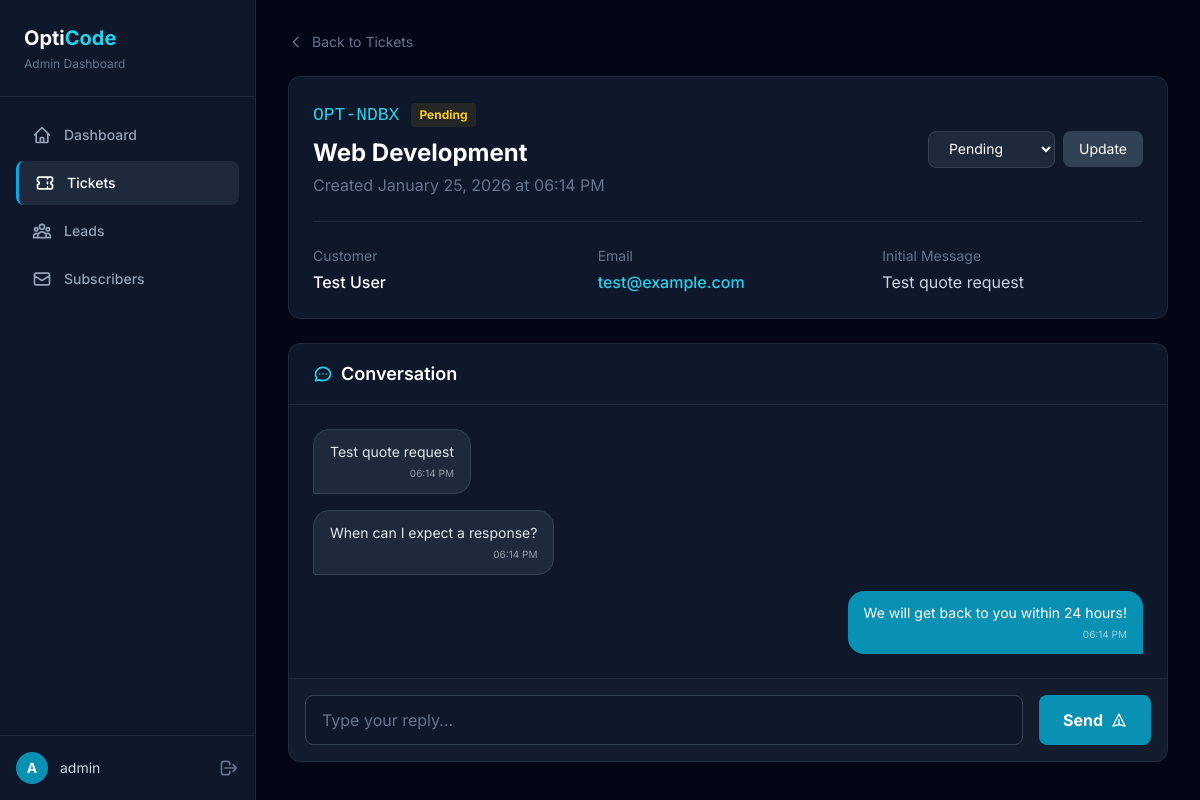
The app's page /admin/tickets/OPT-NDBX (signed in) with its own data.
### app/models/message.py (models this page shows, shortened)
class Message(db.Model):
    __tablename__ = 'messages'
    id = db.Column(db.Integer, primary_key=True)
    ticket_id = db.Column(db.Integer, db.ForeignKey('tickets.id'), nullable=False, index=True)
    sender = db.Column(db.String(20), nullable=False)  # 'user' or 'admin'
    message = db.Column(db.Text, nullable=False)
    created_at = db.Column(db.DateTime, default=datetime.utcnow, nullable=False)
    SENDER_USER = 'user'
    SENDER_ADMIN = 'admin'

### app/models/ticket.py (models this page shows, shortened)
class Ticket(db.Model):
    __tablename__ = 'tickets'
    id = db.Column(db.Integer, primary_key=True)
    ticket_id = db.Column(db.String(20), unique=True, nullable=False, index=True)
    name = db.Column(db.String(100), nullable=False)
    email = db.Column(db.String(120), nullable=False)
    project_type = db.Column(db.String(50), nullable=False)
    message = db.Column(db.Text, nullable=False)
    status = db.Column(db.String(20), default='Pending', nullable=False)
    created_at = db.Column(db.DateTime, default=datetime.utcnow, nullable=False)
    updated_at = db.Column(db.DateTime, default=datetime.utcnow, onupdate=datetime.utcnow)
    messages = db.relationship('Message', backref='ticket', lazy='dynamic', cascade='all, delete-orphan')
    STATUS_PENDING = 'Pending'
    STATUS_ACCEPTED = 'Accepted'
    STATUS_RUNNING = 'Running'
    STATUS_COMPLETED = 'Completed'
    STATUS_CANCELLED = 'Cancelled'
    VALID_STATUSES = [STATUS_PENDING, STATUS_ACCEPTED, STATUS_RUNNING, STATUS_COMPLETED, STATUS_CANCELLED]

### app/routes/admin.py (the view)
@admin_bp.route('/tickets/<ticket_id>')
@login_required
def ticket_detail(ticket_id):
    ticket = Ticket.query.filter_by(ticket_id=ticket_id.upper()).first_or_404()
    messages = Message.query.filter_by(ticket_id=ticket.id).order_by(Message.created_at.asc()).all()
    return render_template('ticket_detail.html',
        ticket=ticket,
        messages=messages
    )

### app/routes/auth.py (called while the page is built)
def login_required(f):
    @wraps(f)
    def decorated_function(*args, **kwargs):
        if not session.get('admin_logged_in'):
            flash('Please log in to access the admin panel.', 'warning')
            return redirect(url_for('auth.login', next=request.url))
        return f(*args, **kwargs)
    return decorated_function

### app/templates/ticket_detail.html (shortened to what this page needs)
{% extends "base.html" %}
{% block content %}
<div class="space-y-6">
    <a href="{{ url_for('admin.tickets') }}" class="text-slate-500 hover:text-white text-sm flex items-center gap-2">
        <svg class="w-4 h-4" fill="none" stroke="currentColor" viewBox="0 0 24 24">
            <path stroke-linecap="round" stroke-linejoin="round" stroke-width="2" d="M15 19l-7-7 7-7"></path>
        </svg>
        Back to Tickets
    </a>
    <div class="bg-slate-900 border border-slate-800 rounded-xl p-6">
        <div class="flex flex-col md:flex-row md:items-center md:justify-between gap-4">
            <div>
                <div class="flex items-center gap-3">
                    <span class="font-mono text-cyan-400 text-lg">{{ ticket.ticket_id }}</span>
                    <span class="px-2 py-1 rounded text-xs font-bold
                        {% if ticket.status == 'Pending' %}bg-yellow-500/10 text-yellow-400
                        {% elif ticket.status == 'Accepted' %}bg-green-500/10 text-green-400
                        {% elif ticket.status == 'Running' %}bg-blue-500/10 text-blue-400
                        {% elif ticket.status == 'Completed' %}bg-slate-500/10 text-slate-400
                        {% else %}bg-red-500/10 text-red-400{% endif %}">
                        {{ ticket.status }}
                    </span>
                </div>
                <h1 class="text-2xl font-bold text-white mt-2">{{ ticket.project_type }}</h1>
                <p class="text-slate-500 mt-1">Created {{ ticket.created_at.strftime('%B %d, %Y at %I:%M %p') }}</p>
            </div>
            <form method="POST" action="{{ url_for('admin.ticket_status', ticket_id=ticket.ticket_id) }}"
                class="flex items-center gap-2">
                <select name="status"
                    class="bg-slate-800 border border-slate-700 rounded-lg px-4 py-2 text-white text-sm focus:outline-none focus:border-cyan-500">
                    <option value="Pending" {% if ticket.status=='Pending' %}selected{% endif %}>Pending</option>
                </select>
                <button type="submit"
                    class="bg-slate-700 hover:bg-slate-600 text-white px-4 py-2 rounded-lg text-sm transition-colors">
                    Update
                </button>
            </form>
        </div>
        <div class="mt-6 pt-6 border-t border-slate-800 grid grid-cols-1 md:grid-cols-3 gap-6">
            <div>
                <p class="text-slate-500 text-sm">Customer</p>
                <p class="text-white font-medium mt-1">{{ ticket.name }}</p>
            </div>
            <div>
                <p class="text-slate-500 text-sm">Email</p>
                <a href="mailto:{{ ticket.email }}" class="text-cyan-400 hover:text-cyan-300 font-medium mt-1 block">{{
                    ticket.email }}</a>
            </div>
            <div>
                <p class="text-slate-500 text-sm">Initial Message</p>
                <p class="text-slate-300 mt-1">{{ ticket.message[:100] }}</p>
            </div>
        </div>
    </div>
    <div class="bg-slate-900 border border-slate-800 rounded-xl overflow-hidden">
        <div class="px-6 py-4 border-b border-slate-800">
            <h2 class="text-lg font-semibold text-white flex items-center gap-2">
                Conversation
            </h2>
        </div>
        <div class="p-6 space-y-4 max-h-[500px] overflow-y-auto" id="messages-container">
            {% for message in messages %}
            <div class="flex {% if message.sender == 'admin' %}justify-end{% else %}justify-start{% endif %}">
                <div class="max-w-[70%] rounded-2xl px-4 py-3
                    {% if message.sender == 'admin' %}bg-cyan-600 text-white rounded-br-none
                    {% else %}bg-slate-800 text-slate-200 rounded-bl-none border border-slate-700{% endif %}">
                    <div class="text-sm">{{ message.message }}</div>
                    <div class="text-[10px] opacity-60 mt-1 text-right">
                        {{ message.created_at.strftime('%I:%M %p') }}
                    </div>
                </div>
            </div>
            {% else %}
            <div class="text-center text-slate-600 py-8">
                No messages yet.
            </div>
            {% endfor %}
        </div>
        <div class="p-4 border-t border-slate-800 bg-slate-800/30">
            <form method="POST" action="{{ url_for('admin.ticket_reply', ticket_id=ticket.ticket_id) }}"
                class="flex gap-4">
                <input type="text" name="message" placeholder="Type your reply..." required
                    class="flex-grow bg-slate-900 border border-slate-700 rounded-lg px-4 py-3 text-white
                           placeholder-slate-500 focus:outline-none focus:border-cyan-500 focus:ring-1 focus:ring-cyan-500">
                <button type="submit"
                    class="bg-cyan-600 hover:bg-cyan-500 text-white font-bold px-6 py-3 rounded-lg transition-colors flex items-center gap-2">
                    <span>Send</span>
                    <svg class="w-4 h-4" fill="none" stroke="currentColor" viewBox="0 0 24 24">
                        <path stroke-linecap="round" stroke-linejoin="round" stroke-width="2"
                            d="M12 19l9 2-9-18-9 18 9-2zm0 0v-8"></path>
                    </svg>
                </button>
            </form>
        </div>
    </div>
</div>
{% endblock %}

### app/templates/base.html (shortened to what this page needs)
<!DOCTYPE html>
<html lang="en">
<head>
    <script src="https://cdn.tailwindcss.com"></script>
</head>
<body class="bg-slate-950 text-slate-300 font-sans min-h-screen">
    {% if session.get('admin_logged_in') %}
    <div class="flex min-h-screen">
        <aside class="w-64 bg-slate-900 border-r border-slate-800 fixed h-full">
            <div class="p-6 border-b border-slate-800">
                <a href="{{ url_for('admin.dashboard') }}" class="flex items-center gap-2">
                    <span class="text-xl font-bold text-white">Opti<span class="text-cyan-400">Code</span></span>
                </a>
                <p class="text-xs text-slate-500 mt-1">Admin Dashboard</p>
            </div>
            <nav class="p-4 space-y-1">
                <a href="{{ url_for('admin.dashboard') }}"
                    class="sidebar-link flex items-center gap-3 px-4 py-3 rounded-lg text-sm font-medium transition-colors
                          {% if request.endpoint == 'admin.dashboard' %}active text-white{% else %}text-slate-400{% endif %}">
                    <svg class="w-5 h-5" fill="none" stroke="currentColor" viewBox="0 0 24 24">
                        <path stroke-linecap="round" stroke-linejoin="round" stroke-width="2"
                            d="M3 12l2-2m0 0l7-7 7 7M5 10v10a1 1 0 001 1h3m10-11l2 2m-2-2v10a1 1 0 01-1 1h-3m-6 0a1 1 0 001-1v-4a1 1 0 011-1h2a1 1 0 011 1v4a1 1 0 001 1m-6 0h6">
                        </path>
                    </svg>
                    Dashboard
                </a>
                <a href="{{ url_for('admin.tickets') }}" class="sidebar-link flex items-center gap-3 px-4 py-3 rounded-lg text-sm font-medium transition-colors
                          {% if 'ticket' in request.endpoint %}active text-white{% else %}text-slate-400{% endif %}">
                    <svg class="w-5 h-5" fill="none" stroke="currentColor" viewBox="0 0 24 24">
                        <path stroke-linecap="round" stroke-linejoin="round" stroke-width="2"
                            d="M15 5v2m0 4v2m0 4v2M5 5a2 2 0 00-2 2v3a2 2 0 110 4v3a2 2 0 002 2h14a2 2 0 002-2v-3a2 2 0 110-4V7a2 2 0 00-2-2H5z">
                        </path>
                    </svg>
                    Tickets
                </a>
                <a href="{{ url_for('admin.leads') }}"
                    class="sidebar-link flex items-center gap-3 px-4 py-3 rounded-lg text-sm font-medium transition-colors
                          {% if request.endpoint == 'admin.leads' %}active text-white{% else %}text-slate-400{% endif %}">
                    Leads
                </a>
                <a href="{{ url_for('admin.subscribers') }}"
                    class="sidebar-link flex items-center gap-3 px-4 py-3 rounded-lg text-sm font-medium transition-colors
                          {% if request.endpoint == 'admin.subscribers' %}active text-white{% else %}text-slate-400{% endif %}">
                    <svg class="w-5 h-5" fill="none" stroke="currentColor" viewBox="0 0 24 24">
                        <path stroke-linecap="round" stroke-linejoin="round" stroke-width="2"
                            d="M3 8l7.89 5.26a2 2 0 002.22 0L21 8M5 19h14a2 2 0 002-2V7a2 2 0 00-2-2H5a2 2 0 00-2 2v10a2 2 0 002 2z">
                        </path>
                    </svg>
                    Subscribers
                </a>
            </nav>
            <div class="absolute bottom-0 left-0 right-0 p-4 border-t border-slate-800">
                <div class="flex items-center justify-between">
                    <div class="flex items-center gap-3">
                        <div
                            class="w-8 h-8 rounded-full bg-cyan-600 flex items-center justify-center text-white font-bold text-sm">
                            A
                        </div>
                        <span class="text-sm text-slate-300">{{ session.get('admin_username', 'Admin') }}</span>
                    </div>
                    <a href="{{ url_for('auth.logout') }}" class="text-slate-500 hover:text-white transition-colors"
                        title="Logout">
                        <svg class="w-5 h-5" fill="none" stroke="currentColor" viewBox="0 0 24 24">
                            <path stroke-linecap="round" stroke-linejoin="round" stroke-width="2"
                                d="M17 16l4-4m0 0l-4-4m4 4H7m6 4v1a3 3 0 01-3 3H6a3 3 0 01-3-3V7a3 3 0 013-3h4a3 3 0 013 3v1">
                            </path>
                        </svg>
                    </a>
                </div>
            </div>
        </aside>
        <main class="ml-64 flex-1 p-8">
            {% block content %}{% endblock %}
        </main>
    </div>
    {% else %}
    <div class="min-h-screen flex items-center justify-center p-4">
        {% block login_content %}{% endblock %}
    </div>
    {% endif %}
</body>
</html>

### app/templates/base.html (style rules this page uses)
.sidebar-link.active { background-color: rgb(30 41 59); border-left: 3px solid #0ea5e9; }

### records on screen
Message: get "admin", message "We will get back to you within 24 hours!", created_at "06:14 PM"
Ticket: ticket_id "OPT-NDBX", status "Pending", project_type "Web Development", created_at "January 25, 2026 at 06:14 PM", name "Test User", email "test@example.com", message "Test quote request"
Message: message "Test quote request", created_at "06:14 PM"
Message: message "When can I expect a response?", created_at "06:14 PM"
